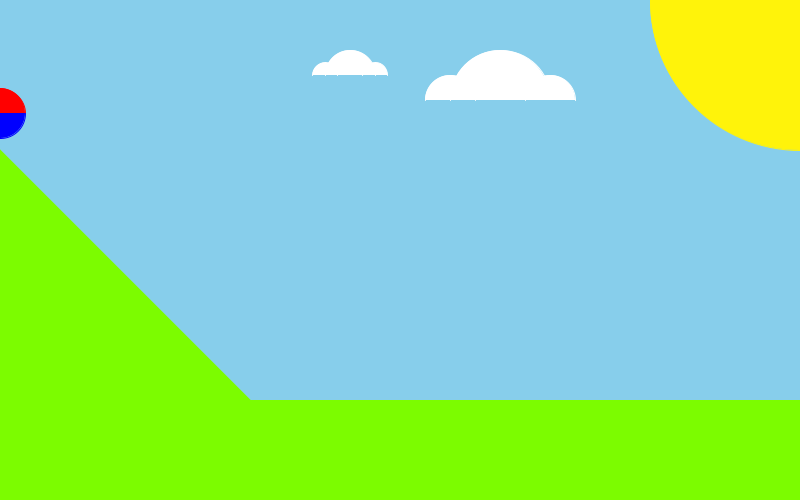
Frame 1 (no input)
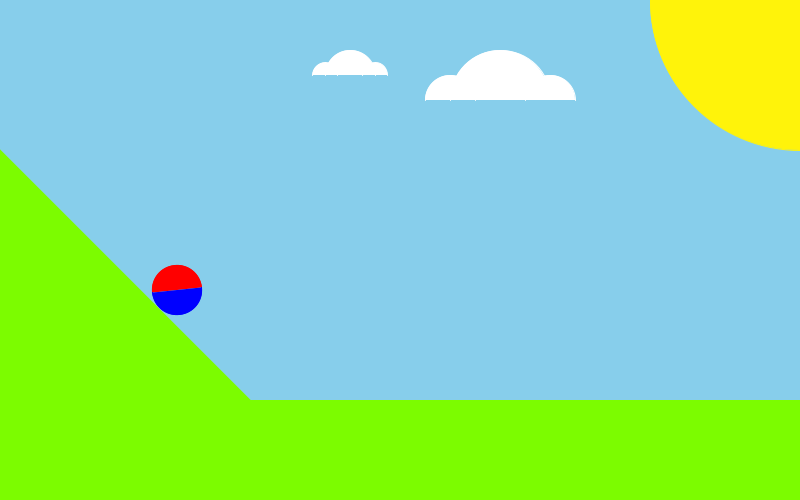
Frame 60 (the mouse pressed at the canvas centre just before this capture)
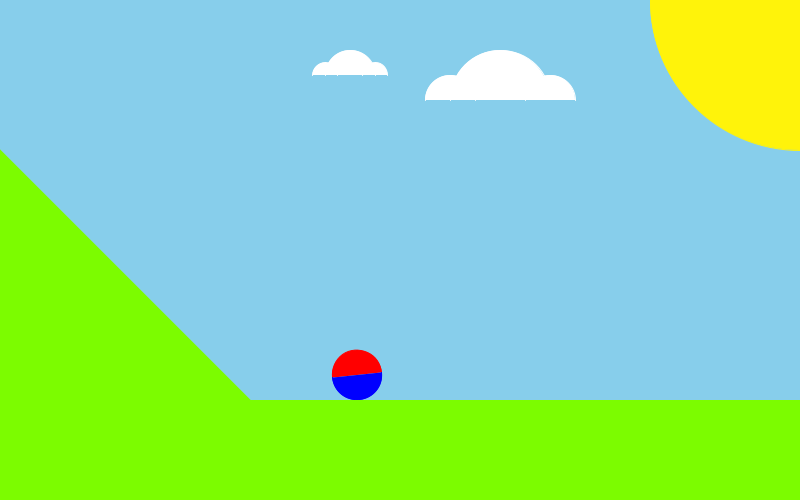
Frame 120 (the mouse held since frame 60 and released just before this capture)

The Processing sketch that drew these frames (run headless with seeded random() and noise(); from frame 60 on, the mouse is pressed at the canvas centre):

// Processing sketch: RollingBoulder
// ── RollingBoulder.pde
//Joshua Liu
//April 8, 2019
//Mr.Rosen
//A boulder rolling down a hill, hitting a wall and bouncing back

void setup() {
  size(800, 500);
  background(#87ceeb);
}
void draw() {

  background(#87ceeb);
  //Clouds
  fill(255);
  stroke(255);
  arc(500,100,100,100,PI,2*PI);
  arc(450,100,50,50,PI,2*PI);
  arc(550,100,50,50,PI,2*PI);
  arc(350,75,50,50,PI,2*PI);
  arc(325,75,25,25,PI,2*PI);
  arc(375,75,25,25,PI,2*PI);
  
  //Sun
  fill(#FFF30A);
  stroke(#FFF30A);
  ellipse(800,0,300,300);
  boulderDownHill();
  boulderRollRight();
  boulderRollLeft();
  
  //The hill and ground
  fill(#7cfc00);
  stroke(#7cfc00);
  triangle(0, 500, 0, 150, 350, 500);
  rect(0, 400, 800, 100);
  x+=xInc;
}
int x=0;
float xInc=3;
int eraseBoulder=1;
int eraseBoulder2=1;
float stopMovement=1;
void boulderDownHill() {
  //Boulder move
  eraseBoulder=(1-x/261)*eraseBoulder;
  fill(255, 0, 0, 255*eraseBoulder);
  stroke(255, 0, 0, 255*eraseBoulder);
  arc(x,x+150-37,50,50,PI+radians(2*x),2*PI+radians(2*x));
  fill(0, 0, 255, 255*eraseBoulder);
  stroke(0, 0, 255, 255*eraseBoulder);
  arc(x,x+150-37,50,50,2*PI+radians(2*x),3*PI+radians(2*x));
}
void boulderRollRight() {
  //Boulder move
  fill(255, 0, 0, 255*(1-eraseBoulder)*(eraseBoulder2));
  stroke(255, 0, 0, 255*(1-eraseBoulder)*(eraseBoulder2));
  arc(x,375,50,50,PI+radians(2*x),2*PI+radians(2*x));
  fill(0, 0, 255, 255*(1-eraseBoulder)*(eraseBoulder2));
  stroke(0, 0, 255, 255*(1-eraseBoulder)*(eraseBoulder2));
  arc(x,375,50,50,2*PI+radians(2*x),3*PI+radians(2*x));
}
void boulderRollLeft() {
  //Boulder move
  eraseBoulder2=(1-x/777)*eraseBoulder2;
  fill(255, 0, 0, 255*(1-eraseBoulder2));
  stroke(255, 0, 0, 255*(1-eraseBoulder2));
  arc(1549-x, 375, 50, 50,PI+radians(2*(1549-x)),2*PI+radians(2*(1549-x)));
  fill(0, 0, 255, 255*(1-eraseBoulder2));
  stroke(0, 0, 255, 255*(1-eraseBoulder2));
  arc(1549-x, 375, 50, 50,2*PI+radians(2*(1549-x)),3*PI+radians(2*(1549-x)));
  xInc=xInc-0.006*(1-eraseBoulder2)*stopMovement;
  stopMovement=(1-x/1276)*stopMovement;
}
